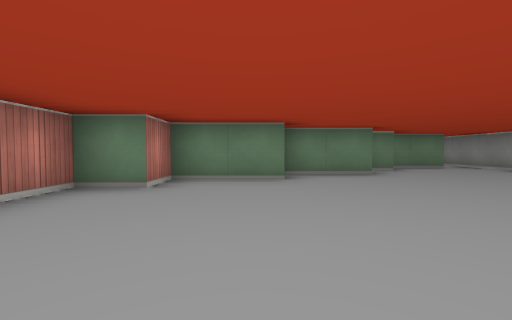
View 1 (above)

17 first-person views from a walk through a cub3D ray-caster map. The camera is about half as high as the walls, tilts 2° down and sees 90° across. The floor is counted in squares. Each view is taken from the middle of a square. On the plan, view 1 faces up. The plan holds only what a view shows up to about 9 squares ahead; the rest is blank.

View 2
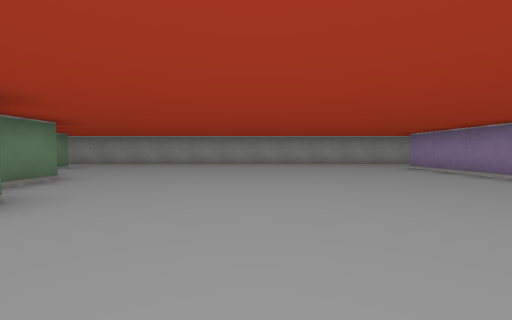

View 3
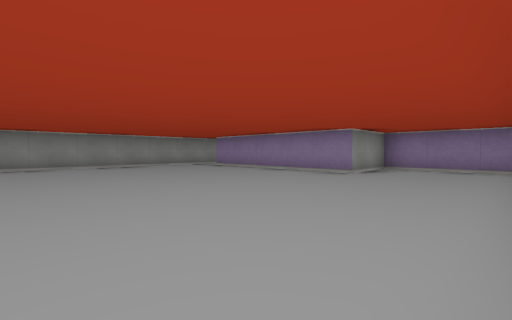

View 4
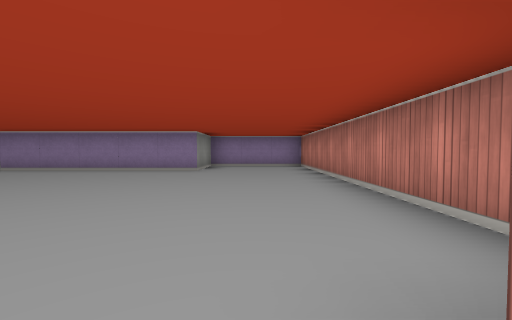

View 5
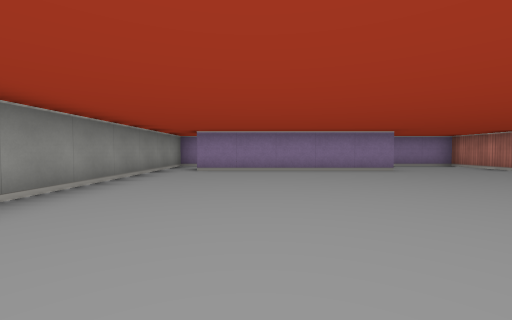

View 6
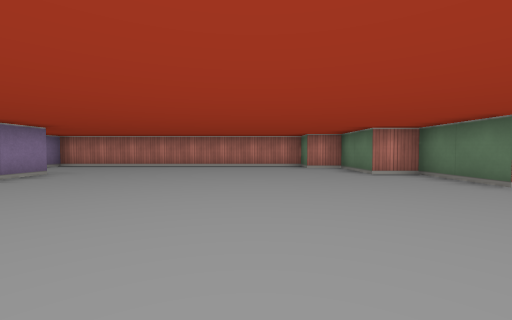

View 7
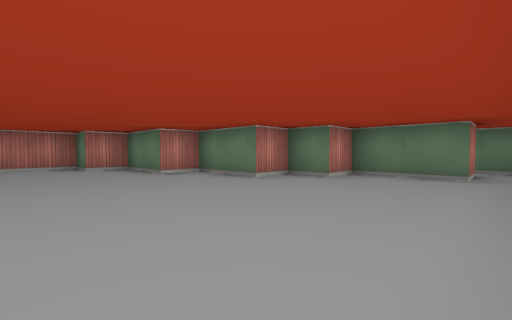

View 8
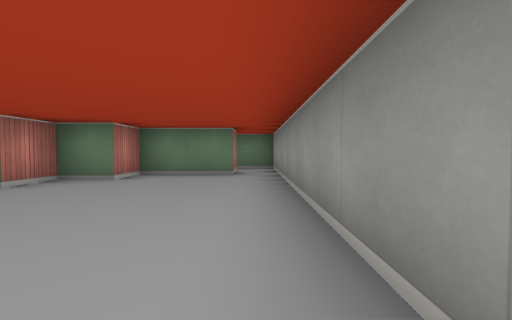

View 9
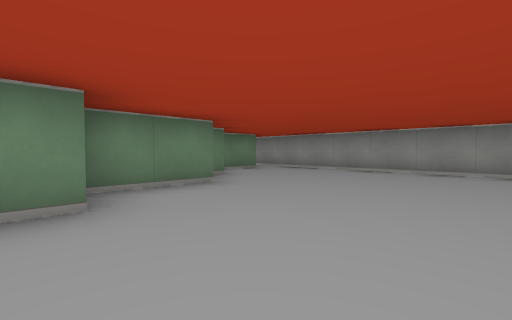

View 10
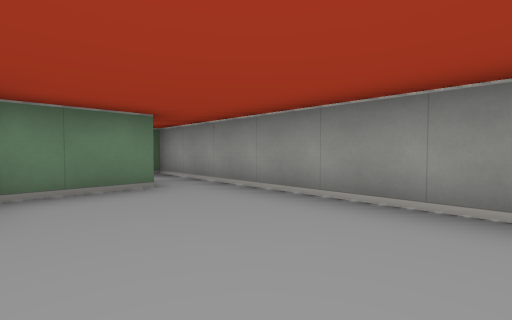

View 11
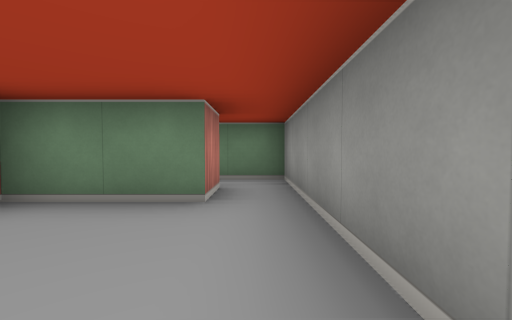

View 12
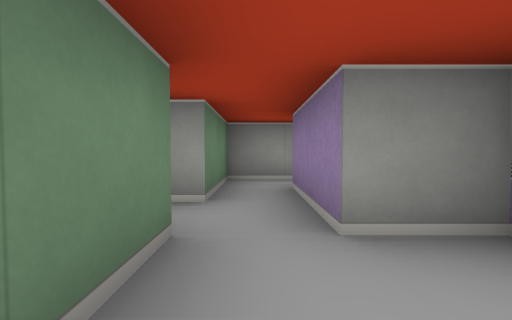

View 13
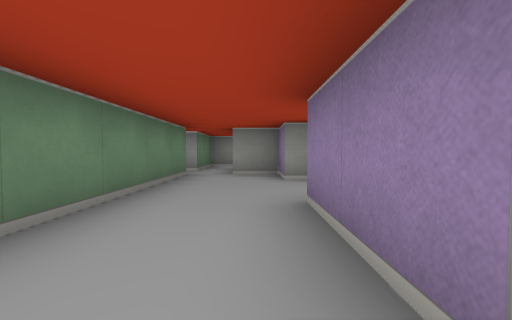

View 14
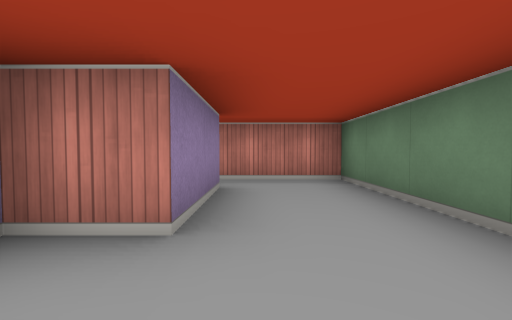

View 15
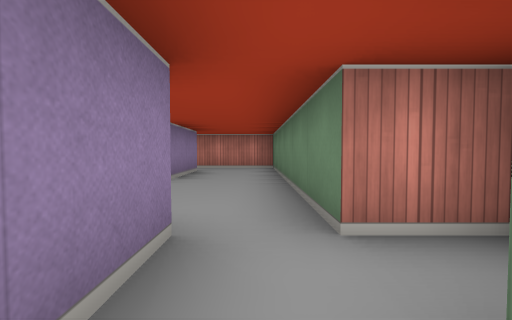

View 16
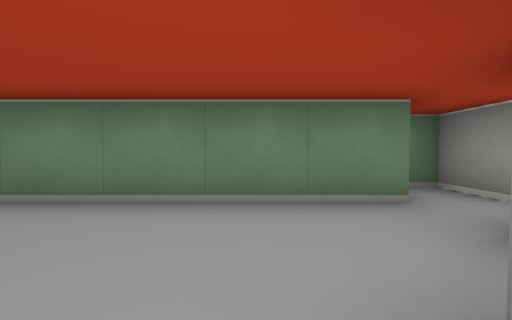

View 17
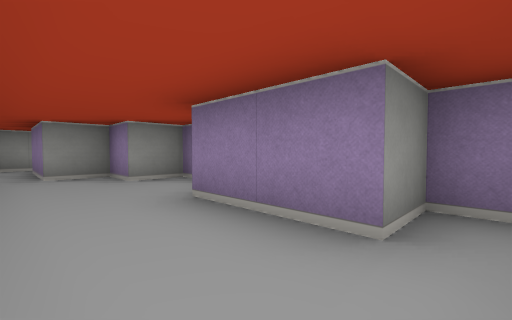

### Floor plan
Points are (right, up) in squares from view 1. A wall is a line through its corners. A room is listed if a view was taken in it or the views show most of it. See-through windows are left out.
Room 1 (views 1, 2, 3, 4, 5, 6, 7, 8, 9, 10, 11)
walls: (6.5, -3.5) (6.5, 8.5); (5.5, 8.5) (5.5, 7.5) (3.5, 7.5) (3.5, 6.5) (2.5, 6.5) (2.5, 5.5) (0.5, 5.5) (0.5, 4.5) (-1.5, 4.5) (-1.5, 3.5) (-2.5, 3.5) (-2.5, -4.5) (0.5, -4.5) (0.5, -2.5) (5.5, -2.5)
ways out: opening at (6, 9) to room 2; opening at (6, -3)
Room 2 (views 12, 13, 14, 15, 16, 17)
walls: (2.5, 6.5) (2.5, 7.5) (3.5, 7.5) (3.5, 8.5) (5.5, 8.5); (-2.1, 6.5) (-1.5, 6.5) (-1.5, 7.5) (0.5, 7.5) (0.5, 6.5); (3.5, 10.6) (3.5, 9.5) (-2.5, 9.5) (-2.5, 7.2); (6.5, 8.5) (6.5, 9.5) (4.5, 9.5) (4.5, 10.5) (4, 10.5)
ways out: opening at (6, 9) to room 1

Where each view was taken, in squares from view 1:
view 1: 0 up, 0 right, facing up
view 2: 2 up, 2 left, facing right
view 3: 3 up, 2 left, facing down-right
view 4: 4 up, 1 left, facing down
view 5: 4 up, 4 right, facing down
view 6: 2 up, 6 right, facing left
view 7: 2 up, 6 right, facing up-left
view 8: 2 up, 6 right, facing up
view 9: 2 up, 0 right, facing up-right
view 10: 4 up, 4 right, facing up-right
view 11: 5 up, 6 right, facing up
view 12: 9 up, 2 right, facing right
view 13: 8 up, 2 left, facing right
view 14: 8 up, 2 right, facing left
view 15: 9 up, 5 right, facing left
view 16: 7 up, 2 right, facing up
view 17: 9 up, 2 left, facing down-right
